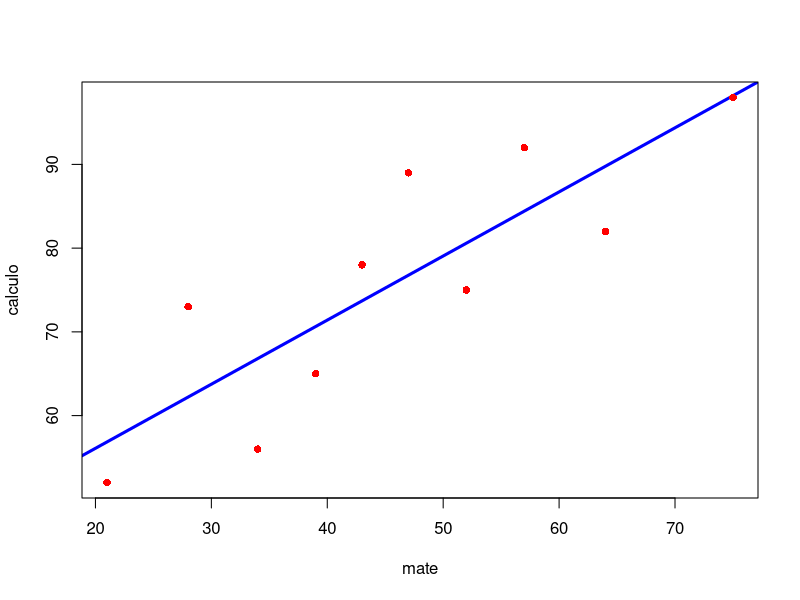
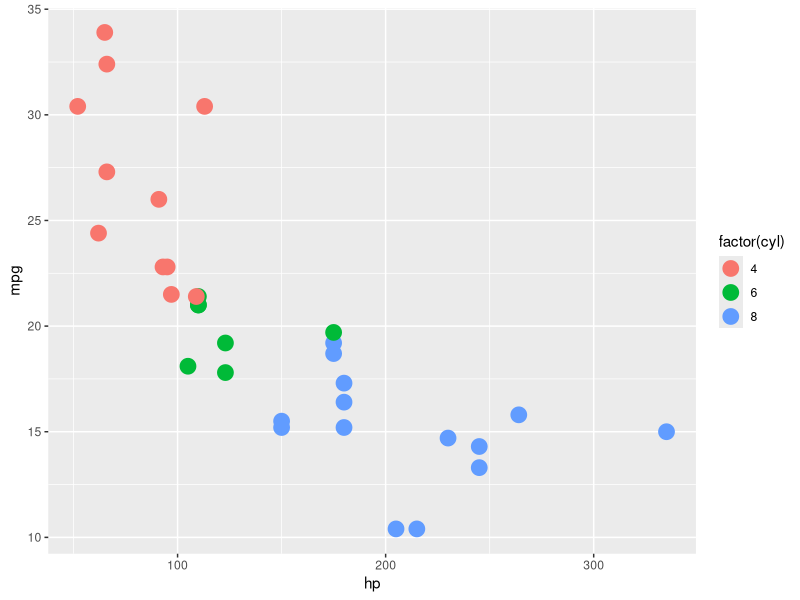

Recreate these plots in R, in order.
x <- 8
y <- 3

if (x < y) {
  print("ejemplo")
} else {
  print("Ejemplo 2")
}
## ctrl + shift + s para correr todo el archivo en VScode
n <- 1
while (n <= 5) {
  print(paste("El contador es:", n))
  n <- n + 1
}

contador <- 1

repeat { # se repite al menos una vez
  print(paste("Iteración número:", contador))

  if (contador >= 5) {
    break  # Sale del bucle cuando el contador llega a 5
  }

  contador <- contador + 1  # Incrementamos el valor
}


mate <- c(39,43,21,64,57,47,28,75,34,52)

calculo <- c(65,78,52,82,92,89,73,98,56,75)

plot(mate,calculo, col= "red",pch=16,lwd=3, abline(lm(calculo~mate),col="blue",lwd=3))

?plot
?setwd
x = 3


library(ggplot2)
mtcars
ggplot(mtcars, aes(x=hp, y= mpg, color=factor(cyl)))+
geom_point(size=5)
